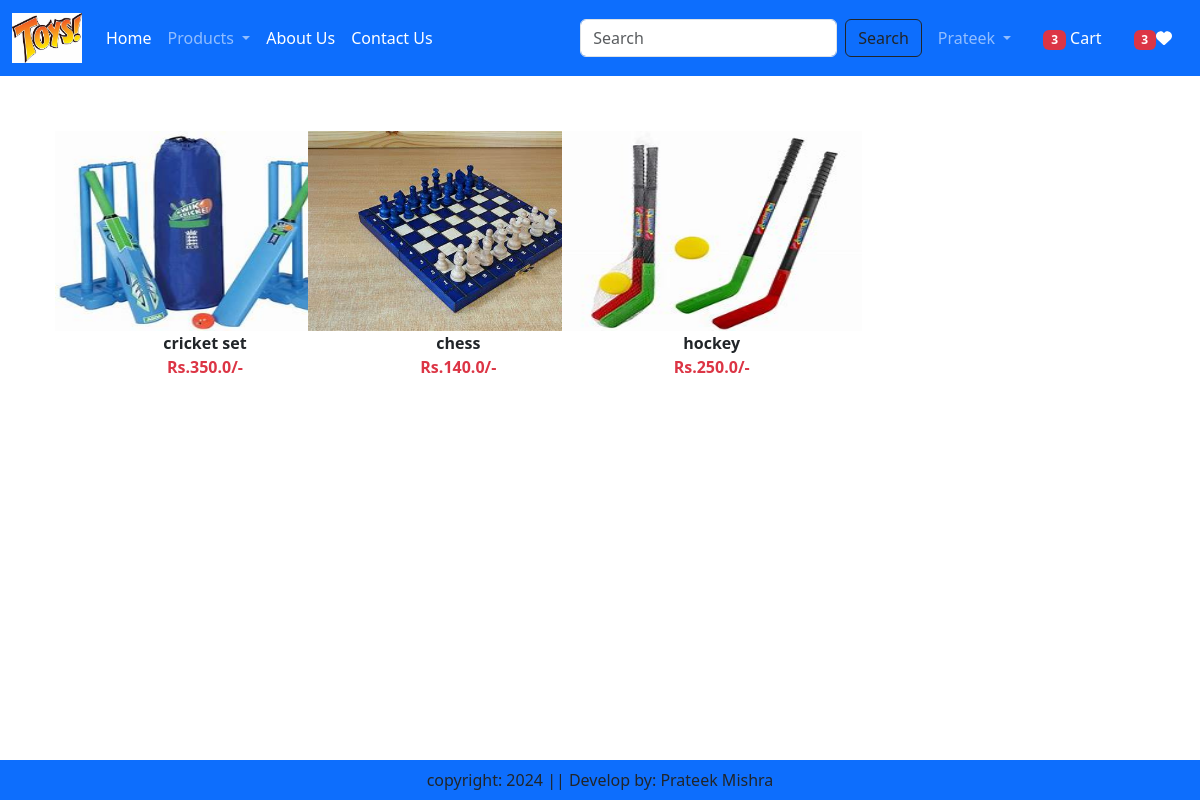
Screenshot of /wishlist/ (signed in) with the database file from the repository.
### app/models.py (models this page shows, shortened)
class Wishlist(models.Model):
    user = models.ForeignKey(User,on_delete=models.CASCADE)
    product = models.ForeignKey(Product,on_delete=models.CASCADE)

class Product(models.Model):
    title = models.CharField(max_length=100)
    selling_price =models.FloatField()
    discounted_price = models.FloatField()
    description = models.TextField()
    category = models. CharField(choices=CATEGORY_CHOICE, max_length=2)
    product_image = models.ImageField(upload_to='product')

### app/views.py (the view)
# urls.py: path('wishlist/', views.show_wishlist, name='showwishlist'),
@login_required
def show_wishlist(request):
    user =request.user
    totalitem = 0
    wishitem = 0
    if request.user.is_authenticated:
        totalitem = len(Cart.objects.filter(user=request.user))
        wishitem =  len(Wishlist.objects.filter(user=request.user))
        product =Wishlist.objects.filter(user=user)
        return render(request,"app/wishlist.html",locals())

### app/templates/app/wishlist.html (shortened to what this page needs)
{% extends "app/base.html" %}
{% load static %}
{% block main-content %}
 <div class="container my-5">
    <div class="row">
        <div class="col-sm-8">
            <div class="row">
                {% for prod in product %}
                  <div class="col-sm-4 text-center mb-4 hover-shadow">
                     <a href="{% url "product-detail" prod.product.id %}" class="btn">
                        <div>
                            <img src="{{prod.product.product_image.url}}" width="300px" height="200px" />
                            <div class="fw-bold">{{prod.product.title}}</div>
                            <div class="fw-bold text-danger">
                                Rs.{{prod.product.discounted_price}}/-
                            </div>
                        </div>
                    </a>
                  </div>
                {% endfor %}
            </div>
        </div>
    </div>
 </div>
{% endblock main-content %}

### rows the page displays
Wishlist: product.product_image (picture), product "cricket set", product.discounted_price "350.0"
Wishlist: product.product_image (picture), product "chess", product.discounted_price "140.0"
Wishlist: product.product_image (picture), product "hockey", product.discounted_price "250.0"

### other values shown
{{ totalitem }} "3"
{{ wishitem }} "3"
